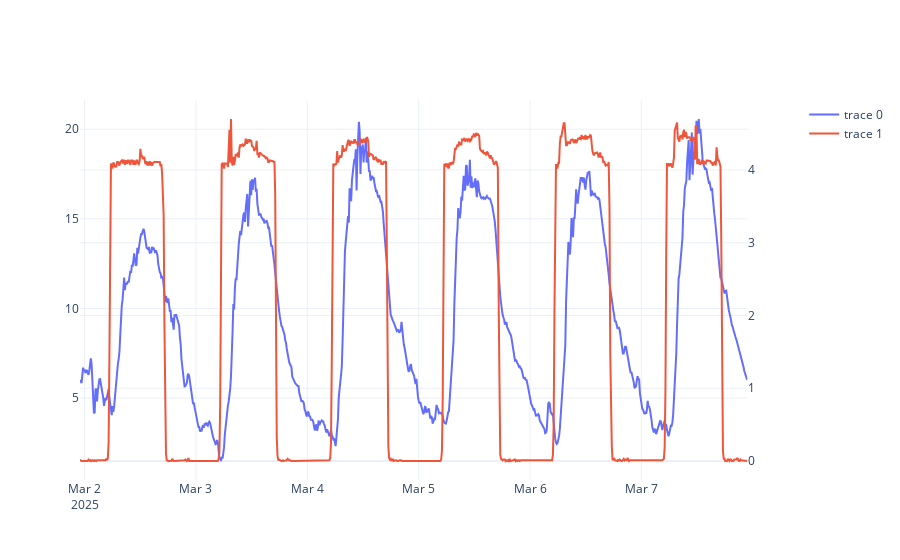

This figure's notebook cell:
### Code cell
from plotly.subplots import make_subplots
fig = make_subplots(specs=[[{"secondary_y": True}]])

fig.add_trace(
    go.Scatter(x = df["_time"], y = df["airTemperature"]), secondary_y = False
)

fig.add_trace(
    go.Scatter(x = df["_time"], y = df["solarV"]), secondary_y = True
)


fig.update_layout(template = "plotly_white")

### Figure 1 — Plotly figure (JSON) as saved in the notebook; plotly's stock layout.template omitted (floating-point values rounded to 4 significant figures; data arrays with more than 128 entries replaced by an {"elided": "..."} marker saying what was removed)
{"data": [{"type": "scatter", "x": {"elided": "861 str values"}, "xaxis": "x", "y": {"elided": "861 float values"}, "yaxis": "y"}, {"type": "scatter", "x": {"elided": "861 str values"}, "xaxis": "x", "y": {"elided": "861 float values"}, "yaxis": "y2"}], "layout": {"xaxis": {"anchor": "y", "domain": [0, 0.94]}, "yaxis": {"anchor": "x", "domain": [0, 1]}, "yaxis2": {"anchor": "x", "overlaying": "y", "side": "right"}}}
